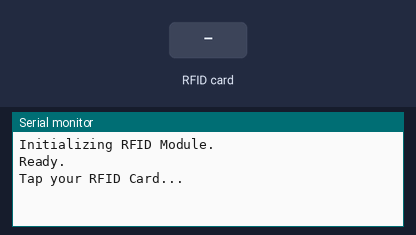
This sketch was run on a simulated Arduino Mega 2560, built with avr-gcc and run on an emulated ATmega2560. Shown: the last lines printed to the serial monitor. Inputs (shaded band) come from the test bench.

Above: at 2.2 s.
2.3 s: RFID card A0 C4 74 A3 held to the reader
At 3.4 s:
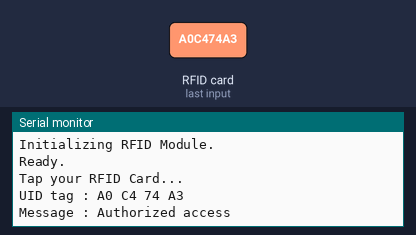
3.8 s: RFID card 5E 7A 19 C4 held to the reader
At 5.8 s:
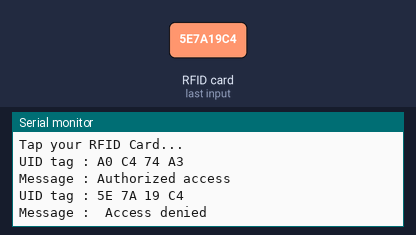

The sketch:

MFRC522.ino
```cpp
/*
 *
 * All the resources for this project: https://www.hackster.io/Aritro
 * Modified by Aritro Mukherjee
 *
 *
 */

#include <SPI.h>
#include <MFRC522.h>

#define SS_PIN 53
#define RST_PIN 10
MFRC522 mfrc522(SS_PIN, RST_PIN);   // Create MFRC522 instance.

String registeredCard = "A0 C4 74 A3";

void setup()
{
  Serial.begin(9600);   // Initiate a serial communication
  SPI.begin();      // Initiate  SPI bus

  Serial.println("Initializing RFID Module.");
  mfrc522.PCD_Init();   // Initiate MFRC522

  Serial.println("Ready.\n");
  delay(1000);

  Serial.println("Tap your RFID Card...");
  Serial.println();


}
void loop()
{
  //RFID Module
  readRFID();

}

void readRFID()
{
  // Look for new cards
  if ( ! mfrc522.PICC_IsNewCardPresent())
  {
    return;
  }
  // Select one of the cards
  if ( ! mfrc522.PICC_ReadCardSerial())
  {
    return;
  }
  //Show UID on serial monitor
  Serial.print("UID tag :");
  String content= "";
  byte letter;
  for (byte i = 0; i < mfrc522.uid.size; i++)
  {
     Serial.print(mfrc522.uid.uidByte[i] < 0x10 ? " 0" : " ");
     Serial.print(mfrc522.uid.uidByte[i], HEX);
     content.concat(String(mfrc522.uid.uidByte[i] < 0x10 ? " 0" : " "));
     content.concat(String(mfrc522.uid.uidByte[i], HEX));
  }
  Serial.println();
  Serial.print("Message : ");
  content.toUpperCase();
  if (content.substring(1) == registeredCard) //change here the UID of the card/cards that you want to give access
  {
    Serial.println("Authorized access");
    Serial.println();
    delay(3000);
  }

 else   {
    Serial.println(" Access denied");
    delay(3000);
  }
}
```

Measured:
- after the input at 2.3 s, the serial monitor: prints a new line at once (image 1)
- after the input at 3.8 s, the serial monitor: prints a new line after 1.5 s (image 2)
